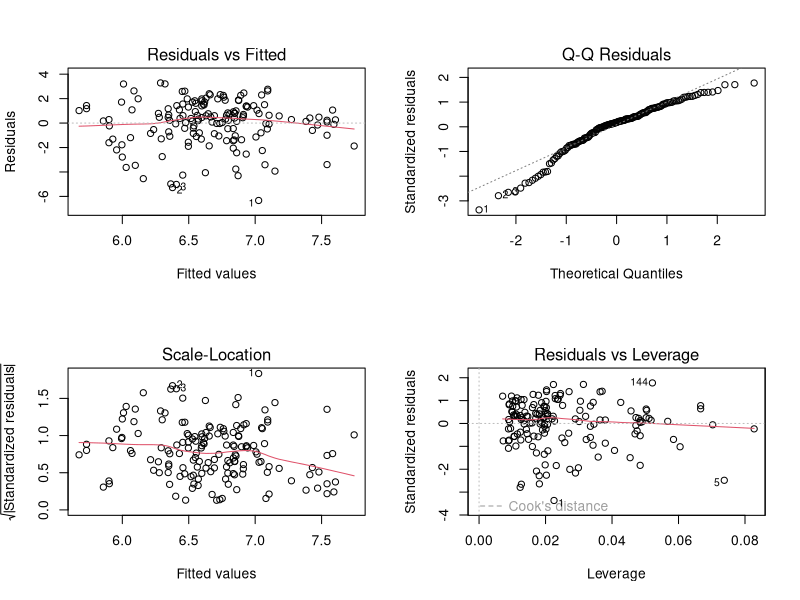

This chart was generated by the following R code:
#načteme soubor data.txt
data = read.table("data.txt", header = TRUE, sep = "")

# máme zadanou regresní fci ale tu musíme zlogarytmovat
# po úpravě vznikne: log(Output) = B1*log(LPrice) + B2*log(KPrice) + B3*log(FPrice) + (B0 + epsilon)*log(u) 

# přiřadíme proměnné k datovému souboru
LPrice = data$LPrice
KPrice = data$KPrice
FPrice = data$FPrice
Output = data$Output

# nadefinujeme si proměnné
log.output = log(Output)
log.lprice = log(LPrice)
log.kprice = log(KPrice)
log.fprice = log(FPrice)

regrese = lm(log.output ~ log.lprice + log.kprice + log.fprice, data)
summary(regrese)
# na 5% hladině významnosti jsou statisticky významné  pouze B0 a B3

# grafický test hetetroskedasticity
par(mfrow=c(2,2)) 
plot(regrese)

#Breusch-Pagan test na heteroskedasticitu
library(lmtest)
bptest(regrese)
# p-hodnota dostatečně vysoká -> zamítám H0 -> heteroskedasticita

# test heteroskedasticity
rezidua = regrese$residuals
bptest = lm(rezidua^2 ~ log.lprice + log.kprice + log.fprice, data)
summary(bptest)
# p-hodnota opět vysoká -> zamítám H0 -> heteroskedasticita

# hypotéza H0: B1 = 1,5
ttestL = (1.5975-1.5)/1.084206
# hodnota je vyšší než 0,05 -> nezamítáme H0

# hypotéza H0: B0=B1=0
regreseOmez = lm(log.output ~ 0 + log.kprice + log.fprice, data )
anova(regreseOmez, regrese)
# p-hodnota je příliž nízká (<0,05) -> nezamítáme H0